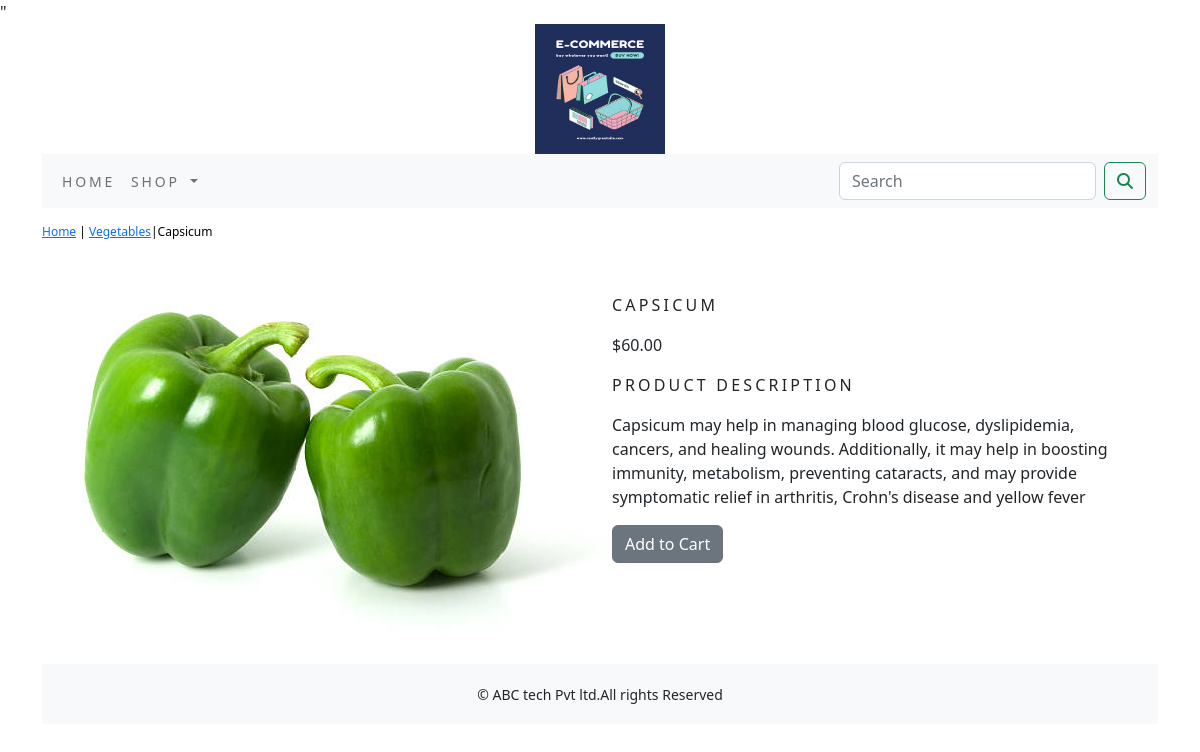
The app's page /shops/vegetables/capsicum/ with its own data.
### shops/models.py (models this page shows, shortened)
class Product(models.Model):
    name=models.CharField(max_length=250,unique=True)
    slug=models.SlugField(max_length=250,unique=True)
    description=models.TextField(blank=True)
    price=models.DecimalField(max_digits=10,decimal_places=2)
    category=models.ForeignKey(Category,on_delete=models.CASCADE)
    image=models.ImageField(upload_to='product',blank=True)
    stock=models.IntegerField()
    available=models.BooleanField(default=True)
    created=models.DateTimeField(auto_now_add=True)
    updated=models.DateTimeField(auto_now=True)
    class Meta:
        ordering=('name',)
        verbose_name='product'
        verbose_name_plural='products'

class Category(models.Model):
    name=models.CharField(max_length=250,unique=True)
    slug=models.SlugField(max_length=250,unique=True)
    description=models.TextField(blank=True)
    image=models.ImageField(upload_to='category',blank=True)
    class Meta:
        ordering=('name',)
        verbose_name='category'
        verbose_name_plural='categories'
    def get_url(self):
         return reverse('shops:products_by_category',args=[self.slug])
    def __str__(self):
        return '{}'.format(self.name)

### shops/views.py (the view)
# urls.py: path('<slug:c_slug>/<slug:product_slug>/',views.proDetail,name='prodCatdetail'),
def proDetail(request,c_slug,product_slug):
    try:
        product=Product.objects.get(category__slug=c_slug,slug=product_slug)
    except Exception as e:
        raise e
    return render(request,'product.html',{'product':product})

### cart/context_processors.py (called while the page is built)
def counter(request):
    item_count=0
    if 'admin' in request.path:
        return {}
    else:
        try:
             cart=Cart.objects.filter(cart_id=_cart_id(request))
             cart_items=CartItem.objects.all().filter(cart=cart[:1])
             for cart_item in cart_items:
                 item_count += cart_item.quantity
        except Cart.DoesNotExist:
            item_count = 0
    return dict(item_count=item_count)

### cart/views.py (called while the page is built)
def _cart_id(request):
    cart=request.session.session_key
    if not cart:
        cart=request.session.create()
    return cart

### shops/context_processors.py (called while the page is built)
def menu_links(request):
    links=Category.objects.all()
    return dict(links=links)

### templates/product.html (shortened to what this page needs)
{% extends 'base.html' %}
{% load static %}
{% block content %}
<div class="row my_prod_row_class">
    <div class="mx_auto">
         <p><a href="{% url 'shops:allProdCat' %}">Home</a> | <a href="{{product.category.get_url}}">{{product.category}}</a>|{{product.name}} </p>
    </div>
<div class="container">
<br>
<div class="row">
    <div class="col-12 col-sm-12 col-md-12 col-lg-6 text-center">
        <div style="min-width:18rem">
            <img src="{{product.image.url}}" alt="{{product.name}}">
        </div>
    </div>
        <div class="col-12 col-sm-12 col-md-12 col-lg-6">
            <div>
            <h1 class="my_prod_title">{{product.name}}</h1>
            <p>${{product.price}}</p>
            <p class="my_title">Product Description</p>
            <p class="text-justify my_prod_text">{{product.description}}</p>
            {% if product.stock <= 0 %}
            <p class="text-justify my_prod_text"><b>Out of Stock </b></p>
            {% else %}
            <a class="btn btn-secondary" href="{% url 'cart:add_cart' product.id %}">Add to Cart</a>
            {% endif %}
        </div>
    </div>
</div>
</div>
{% endblock %}

### static/css/custom.css (style rules this page uses)
body { font-family: 'Roboto', sans-serif; }
.my_title { font-size:16px; text-transform:uppercase; letter-spacing:.2em; }
.my_prod_row_class { padding-top:15px; padding-bottom:20px; }
.my_prod_row_class .mx_auto { color:#000; font-size:12px; text-decoration:none; }
.my_prod_title { font-size:16px; text-transform:uppercase; letter-spacing:.2em; padding-top:15px; padding-bottom:10px; }
.my_prod_text { padding-right:20px; }

### records on screen
Product: category "Vegetables", name "Capsicum", image (picture), name "CAPSICUM", price "60.00", description "Capsicum may help in managing blood glucose, dyslipidemia, cancers, and healing wounds. Additionally, it may help in boosting immunity, metabolism, preventing cataracts, and may provide symptomatic relief in arthritis, Crohn's disease and yellow fever"
